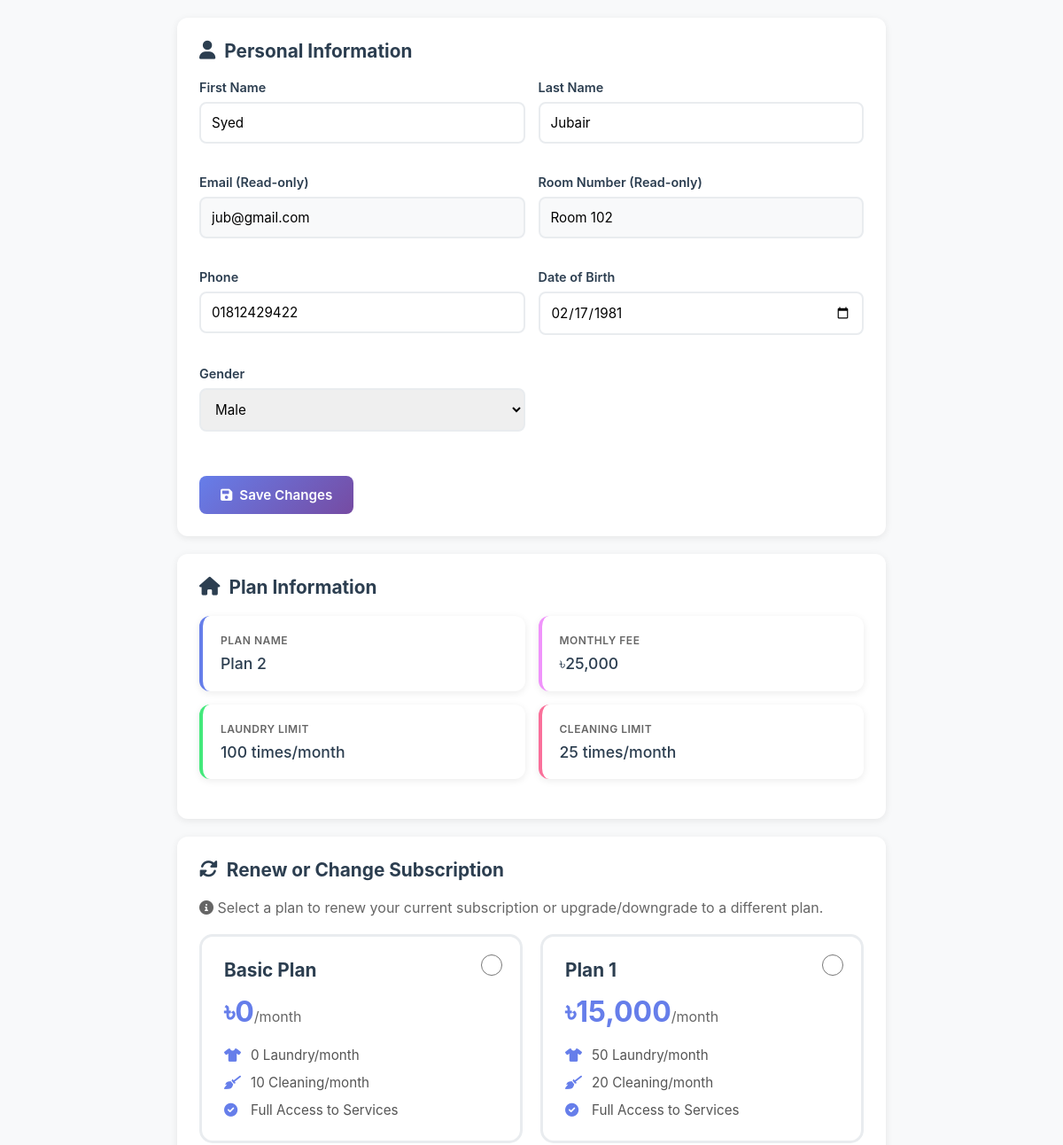
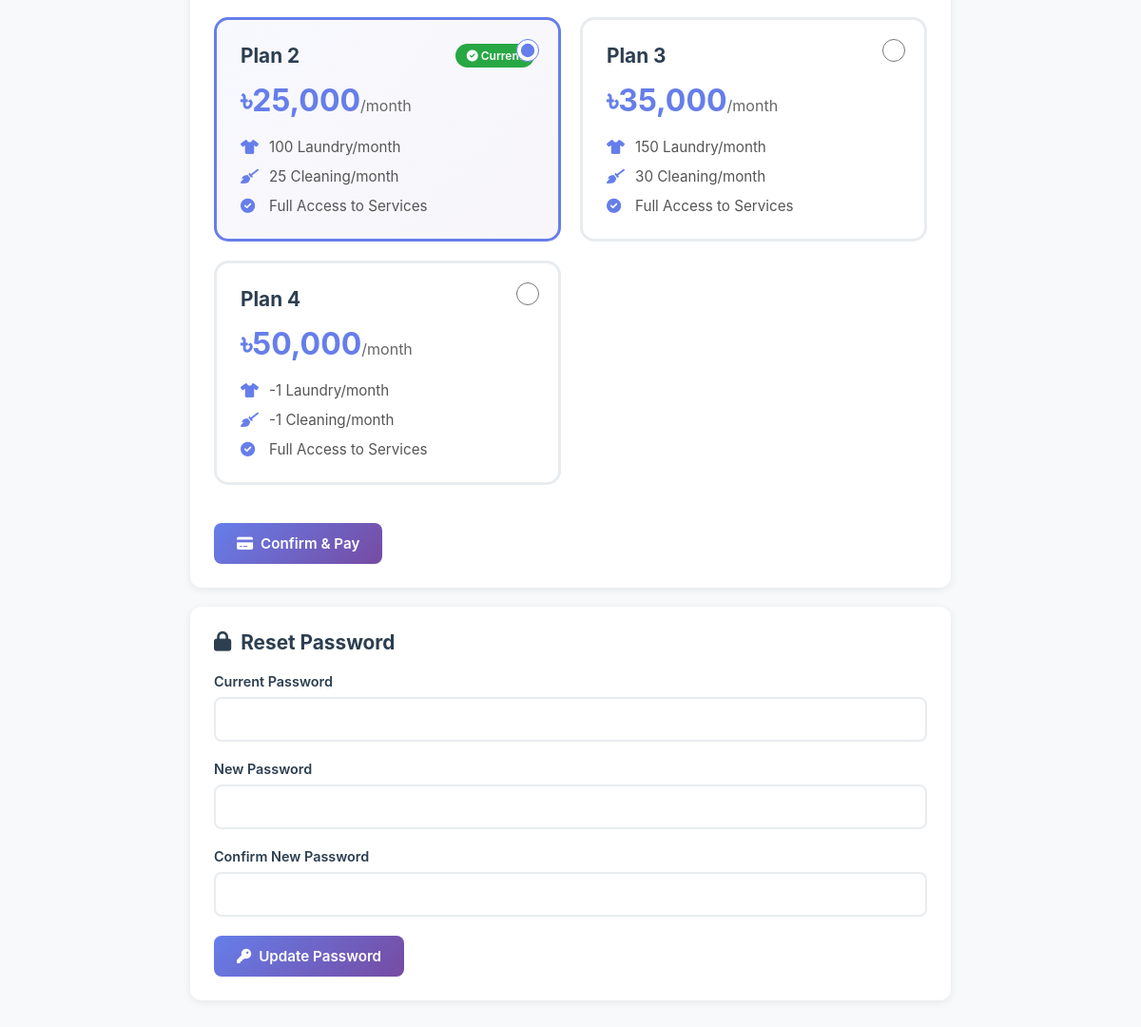
The page /resident/profile.php (signed in) on the database its author committed (2 pictures, top to bottom).
### tables this page shows
CREATE TABLE `residents` (
  `id` int(11) NOT NULL,
  `user_id` int(11) DEFAULT NULL,
  `room_number` varchar(10) DEFAULT NULL,
  `plan_id` int(11) DEFAULT NULL,
  `admission_date` date DEFAULT NULL,
  `medical_conditions` text DEFAULT NULL,
  `allergies` text DEFAULT NULL,
  `family_contact_info` text DEFAULT NULL,
  `payment_status` enum('Paid','Pending','Overdue') DEFAULT 'Pending',
  `last_payment_date` date DEFAULT NULL,
  `next_payment_due` date DEFAULT NULL,
  `health_score` int(11) DEFAULT 70,
  `mental_health_score` int(11) DEFAULT 70,
  `laundry_usage_current_month` int(11) DEFAULT 0,
  `cleaning_usage_current_month` int(11) DEFAULT 0,
  `created_at` timestamp NOT NULL DEFAULT current_timestamp(),
  `updated_at` timestamp NOT NULL DEFAULT current_timestamp() ON UPDATE current_timestamp()
);

CREATE TABLE `users` (
  `id` int(11) NOT NULL,
  `username` varchar(50) NOT NULL,
  `email` varchar(100) NOT NULL,
  `password` varchar(255) NOT NULL,
  `role_id` int(11) DEFAULT NULL,
  `first_name` varchar(50) NOT NULL,
  `last_name` varchar(50) NOT NULL,
  `phone` varchar(20) DEFAULT NULL,
  `address` text DEFAULT NULL,
  `date_of_birth` date DEFAULT NULL,
  `gender` enum('Male','Female','Other') DEFAULT NULL,
  `emergency_contact_name` varchar(100) DEFAULT NULL,
  `emergency_contact_phone` varchar(20) DEFAULT NULL,
  `family_contact_info` text DEFAULT NULL,
  `profile_image` varchar(255) DEFAULT NULL,
  `is_active` tinyint(1) DEFAULT 1,
  `created_at` timestamp NOT NULL DEFAULT current_timestamp(),
  `updated_at` timestamp NOT NULL DEFAULT current_timestamp() ON UPDATE current_timestamp()
);

CREATE TABLE `payment_plans` (
  `id` int(11) NOT NULL,
  `plan_name` varchar(50) NOT NULL,
  `monthly_fee` decimal(10,2) DEFAULT 0.00,
  `yearly_fee` decimal(10,2) DEFAULT 0.00,
  `laundry_limit` int(11) DEFAULT 0,
  `cleaning_limit` int(11) DEFAULT 0,
  `description` text DEFAULT NULL,
  `created_at` timestamp NOT NULL DEFAULT current_timestamp()
);

### resident/profile.php (the view, shortened to what this page needs)
<?php
$database = new Database();
$db = $database->getConnection();
$resident_query = "SELECT u.*, r.*, pp.plan_name, pp.monthly_fee, pp.laundry_limit, pp.cleaning_limit
                   FROM users u
                   JOIN residents r ON u.id = r.user_id
                   JOIN payment_plans pp ON r.plan_id = pp.id
                   WHERE u.id = :user_id";
$resident_stmt = $db->prepare($resident_query);
$resident_stmt->bindParam(':user_id', $_SESSION['user_id']);
$resident_stmt->execute();
$resident = $resident_stmt->fetch(PDO::FETCH_ASSOC);
$plans_query = "SELECT * FROM payment_plans ORDER BY monthly_fee ASC";
$plans_stmt = $db->prepare($plans_query);
$plans_stmt->execute();
$all_plans = $plans_stmt->fetchAll(PDO::FETCH_ASSOC);
?>
<!DOCTYPE html>
<html lang="en">
<head>
    <link href="https://cdnjs.cloudflare.com/ajax/libs/font-awesome/6.0.0/css/all.min.css" rel="stylesheet">
</head>
<body>
    <div class="profile-container">
        <div class="section">
            <h2><i class="fas fa-user"></i> Personal Information</h2>
            <form method="POST">
                <div class="info-grid">
                    <div class="form-group">
                        <label for="first_name">First Name</label>
                        <input type="text" name="first_name" id="first_name" value="<?php echo htmlspecialchars($resident['first_name']); ?>" required>
                    </div>
                    <div class="form-group">
                        <label for="last_name">Last Name</label>
                        <input type="text" name="last_name" id="last_name" value="<?php echo htmlspecialchars($resident['last_name']); ?>" required>
                    </div>
                    <div class="form-group">
                        <label for="email_display">Email (Read-only)</label>
                        <input type="email" id="email_display" value="<?php echo htmlspecialchars($resident['email']); ?>" readonly style="background: #f8f9fa; cursor: not-allowed;">
                    </div>
                    <div class="form-group">
                        <label for="room_display">Room Number (Read-only)</label>
                        <input type="text" id="room_display" value="Room <?php echo htmlspecialchars($resident['room_number']); ?>" readonly style="background: #f8f9fa; cursor: not-allowed;">
                    </div>
                    <div class="form-group">
                        <label for="phone">Phone</label>
                        <input type="tel" name="phone" id="phone" value="<?php echo htmlspecialchars($resident['phone'] ?? ''); ?>">
                    </div>
                    <div class="form-group">
                        <label for="date_of_birth">Date of Birth</label>
                        <input type="date" name="date_of_birth" id="date_of_birth" value="<?php echo $resident['date_of_birth']; ?>">
                    </div>
                    <div class="form-group">
                        <label for="gender">Gender</label>
                        <select name="gender" id="gender" style="width: 100%; padding: 12px; border: 2px solid #e9ecef; border-radius: 8px; font-size: 0.95rem;">
                            <option value="Male" <?php echo ($resident['gender'] ?? '') === 'Male' ? 'selected' : ''; ?>>Male</option>
                        </select>
                    </div>
                </div>
                <button type="submit" name="update_profile" class="btn btn-primary" style="margin-top: 10px;">
                    <i class="fas fa-save"></i> Save Changes
                </button>
            </form>
        </div>
        <div class="section">
            <h2><i class="fas fa-home"></i> Plan Information</h2>
            <div class="info-grid">
                <div class="info-card">
                    <div class="info-label">Plan Name</div>
                    <div class="info-value"><?php echo htmlspecialchars($resident['plan_name']); ?></div>
                </div>
                <div class="info-card">
                    <div class="info-label">Monthly Fee</div>
                    <div class="info-value">৳<?php echo number_format($resident['monthly_fee']); ?></div>
                </div>
                <div class="info-card">
                    <div class="info-label">Laundry Limit</div>
                    <div class="info-value"><?php echo $resident['laundry_limit']; ?> times/month</div>
                </div>
                <div class="info-card">
                    <div class="info-label">Cleaning Limit</div>
                    <div class="info-value"><?php echo $resident['cleaning_limit']; ?> times/month</div>
                </div>
            </div>
        </div>
        <div class="section">
            <h2><i class="fas fa-sync-alt"></i> Renew or Change Subscription</h2>
            <p style="color: #666; margin-bottom: 20px;">
                <i class="fas fa-info-circle"></i> Select a plan to renew your current subscription or upgrade/downgrade to a different plan.
            </p>
            <form method="POST" id="renewalForm">
                <div class="plans-grid">
                    <?php foreach ($all_plans as $plan):
                        $is_current = ($plan['id'] == $resident['plan_id']);
                    ?>
                        <label class="plan-card <?php echo $is_current ? 'current-plan' : ''; ?>" for="plan_<?php echo $plan['id']; ?>">
                            <input type="radio" name="plan_id" value="<?php echo $plan['id']; ?>" id="plan_<?php echo $plan['id']; ?>" <?php echo $is_current ? 'checked' : ''; ?> required>
                            <div class="plan-content">
                                <div class="plan-header">
                                    <h3><?php echo htmlspecialchars($plan['plan_name']); ?></h3>
                                    <?php if ($is_current): ?>
                                        <span class="current-badge"><i class="fas fa-check-circle"></i> Current</span>
                                    <?php endif; ?>
                                </div>
                                <div class="plan-price">৳<?php echo number_format($plan['monthly_fee']); ?><span>/month</span></div>
                                <div class="plan-features">
                                    <div class="feature"><i class="fas fa-tshirt"></i> <?php echo $plan['laundry_limit']; ?> Laundry/month</div>
                                    <div class="feature"><i class="fas fa-broom"></i> <?php echo $plan['cleaning_limit']; ?> Cleaning/month</div>
                                    <div class="feature"><i class="fas fa-check-circle"></i> Full Access to Services</div>
                                </div>
                            </div>
                        </label>
                    <?php endforeach; ?>
                </div>
                <button type="submit" name="renew_subscription" class="btn btn-primary" style="margin-top: 20px;">
                    <i class="fas fa-credit-card"></i> Confirm & Pay
                </button>
            </form>
        </div>
        <div class="section">
            <h2><i class="fas fa-lock"></i> Reset Password</h2>
            <form method="POST">
                <div class="form-group">
                    <label for="current_password">Current Password</label>
                    <input type="password" name="current_password" id="current_password" required>
                </div>
                <div class="form-group">
                    <label for="new_password">New Password</label>
                    <input type="password" name="new_password" id="new_password" required minlength="6">
                </div>
                <div class="form-group">
                    <label for="confirm_password">Confirm New Password</label>
                    <input type="password" name="confirm_password" id="confirm_password" required minlength="6">
                </div>
                <button type="submit" name="reset_password" class="btn btn-primary">
                    <i class="fas fa-key"></i> Update Password
                </button>
            </form>
        </div>
    </div>
</body>
</html>

### resident/profile.php (style rules this page uses)
* { margin: 0; padding: 0; box-sizing: border-box; font-family: -apple-system, BlinkMacSystemFont, 'Segoe UI', Roboto, sans-serif; }
body { background: #f8f9fa; padding: 20px; }
.profile-container { max-width: 800px; margin: 0 auto; }
.info-grid { display: grid; grid-template-columns: repeat(2, 1fr); gap: 15px; margin-bottom: 20px; }
.info-card { background: white; padding: 20px; border-radius: 12px; box-shadow: 0 2px 8px rgba(0,0,0,0.08); border-left: 4px solid #667eea; transition: all 0.3s ease; }
.info-card:nth-child(2) { border-left-color: #f093fb; }
.info-card:nth-child(3) { border-left-color: #43e97b; }
.info-card:nth-child(4) { border-left-color: #fa709a; }
.info-label { font-size: 0.75rem; color: #666; text-transform: uppercase; letter-spacing: 0.5px; margin-bottom: 8px; font-weight: 600; }
.info-value { font-size: 1.1rem; color: #2c3e50; font-weight: 500; }
.section { background: white; border-radius: 12px; padding: 25px; margin-bottom: 20px; box-shadow: 0 2px 8px rgba(0,0,0,0.08); }
.section h2 { color: #2c3e50; font-size: 1.3rem; margin-bottom: 20px; display: flex; align-items: center; gap: 10px; }
.form-group { margin-bottom: 20px; }
.form-group label { display: block; margin-bottom: 8px; color: #2c3e50; font-weight: 600; font-size: 0.9rem; }
.form-group input { width: 100%; padding: 12px; border: 2px solid #e9ecef; border-radius: 8px; font-size: 0.95rem; transition: all 0.3s ease; }
.btn { padding: 12px 24px; border: none; border-radius: 8px; font-size: 0.95rem; font-weight: 600; cursor: pointer; transition: all 0.3s ease; display: inline-flex; align-items: center; gap: 8px; }
.btn-primary { background: linear-gradient(135deg, #667eea 0%, #764ba2 100%); color: white; }
.plans-grid { display: grid; grid-template-columns: repeat(auto-fit, minmax(250px, 1fr)); gap: 20px; margin: 20px 0; }
.plan-card { position: relative; display: block; border: 3px solid #e9ecef; border-radius: 15px; padding: 25px; transition: all 0.3s ease; cursor: pointer; background: white; }
.plan-card input[type="radio"] { position: absolute; top: 20px; right: 20px; width: 24px; height: 24px; cursor: pointer; accent-color: #667eea; }
.plan-content { pointer-events: none; }
.plan-card input[type="radio"]:checked ~ .plan-content { opacity: 1; }
.plan-card:has(input[type="radio"]:checked) { border-color: #667eea; background: linear-gradient(135deg, rgba(102, 126, 234, 0.05) 0%, rgba(118, 75, 162, 0.05) 100%); }
.plan-card.current-plan { border-color: #28a745; background: rgba(40, 167, 69, 0.05); }
.plan-header { display: flex; justify-content: space-between; align-items: center; margin-bottom: 15px; }
.plan-header h3 { margin: 0; color: #2c3e50; font-size: 1.3rem; }
.current-badge { background: #28a745; color: white; padding: 5px 12px; border-radius: 20px; font-size: 0.75rem; font-weight: 600; }
.plan-price { font-size: 2rem; font-weight: 700; color: #667eea; margin-bottom: 20px; }
.plan-price span { font-size: 1rem; color: #666; font-weight: 400; }
.plan-features { display: flex; flex-direction: column; gap: 12px; }
.feature { display: flex; align-items: center; gap: 10px; color: #555; font-size: 0.95rem; }
.feature i { color: #667eea; width: 20px; }

### rows shown on the page
residents: first_name "Syed", last_name "Jubair", user.email "jub@gmail.com", room_number "Room 102", phone "01812429422", date_of_birth "02/17/1981", plan.plan_name "Plan 2", plan.monthly_fee "25,000", plan.laundry_limit "100", plan.cleaning_limit "25", plan_id "☐ Basic Plan ৳0/month 0 Laundry/", plan_id "☐ Plan 1 ৳15,000/month 50 Laundr", plan_id "☑ Plan 2 Current ৳25,000/month", plan_id "☐ Plan 3 ৳35,000/month 150 Laund", plan_id "☐ Plan 4 ৳50,000/month -1 Laundr"
users: gender "Male"
payment_plans: plan_name "Basic Plan", monthly_fee "0", laundry_limit "0", cleaning_limit "10"
payment_plans: plan_name "Plan 1", monthly_fee "15,000", laundry_limit "50", cleaning_limit "20"
payment_plans: plan_name "Plan 2", shows "Current", monthly_fee "25,000", laundry_limit "100", cleaning_limit "25"
payment_plans: plan_name "Plan 3", monthly_fee "35,000", laundry_limit "150", cleaning_limit "30"
payment_plans: plan_name "Plan 4", monthly_fee "50,000", laundry_limit "-1", cleaning_limit "-1"
